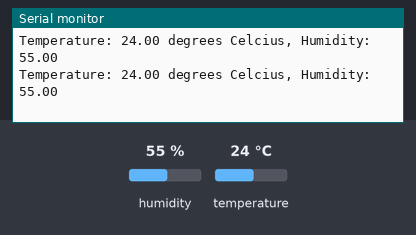
The sketch below on a simulated ESP32. Parts: the last lines printed to the serial monitor. Inputs (shaded band) come from the test bench; at power-on: humidity 55 %, temperature 24 °C.

Above: at 10.8 s.
10.9 s: humidity set to 22 %
At 20.7 s:
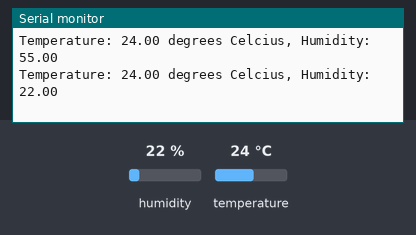
20.9 s: temperature set to 12 °C
At 30.7 s:
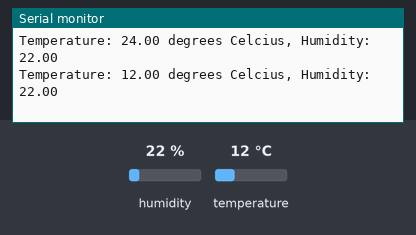
30.9 s: humidity set to 40 %
At 40.6 s:
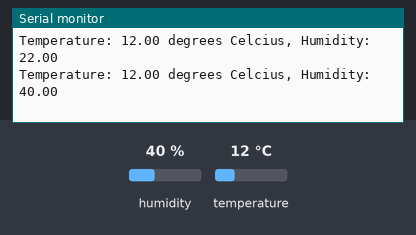
Timing chart, 0 to 42.1 s (numbered marks = the images above; inputs shaded):
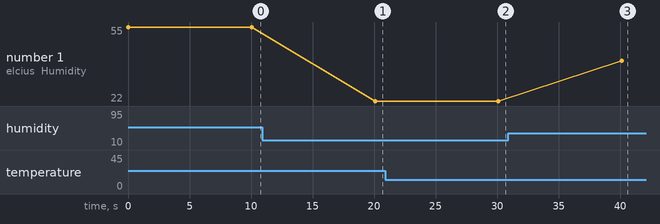

The sketch:

T-RH.ino
```cpp
/*****
   Brief: Code for ESP32 and DHT11
   :Sagar Chavan
*****/

#include <DHT.h> // Include library for dht

#define DHTPIN 4 // pin where the dht11 is connected

float humidity;
float temp;
DHT dht(DHTPIN, DHT11);

void setup()
{
    Serial.begin(115200);
    delay(10);
    dht.begin();
}

void loop()
{

    humidity = dht.readHumidity(); // read humidity for sensor
    temp = dht.readTemperature();  // read temperature for sensor
    if (isnan(humidity) || isnan(temp))
    {
        Serial.println("Failed to read from DHT sensor!");
        return;
    }

    /* printing the results on console*/
    Serial.print("Temperature: ");
    Serial.print(temp);
    Serial.print(" degrees Celcius, Humidity: ");
    Serial.print(humidity);
    Serial.println();

    delay(10000);
}
```

Measured:
- after the input at 10.9 s, the serial monitor: prints a new line after 9.2 s (image 1)
- after the input at 20.9 s, the serial monitor: prints a new line after 9.2 s (image 2)
- after the input at 30.9 s, the serial monitor: prints a new line after 9.2 s (image 3)
- plotted number 1: 55 → 22 after the input at 10.9 s, 22 → 40 after the input at 30.9 s
